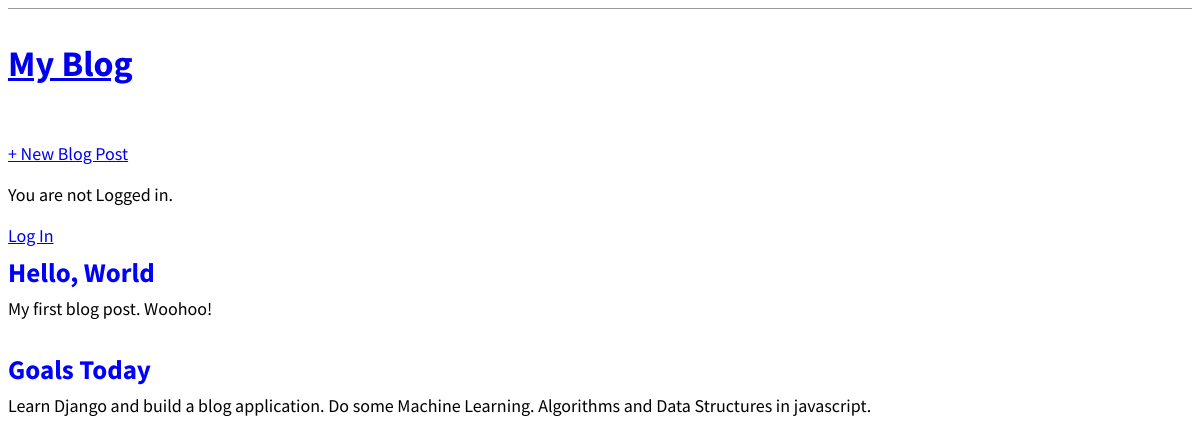
The app's page /, older data.
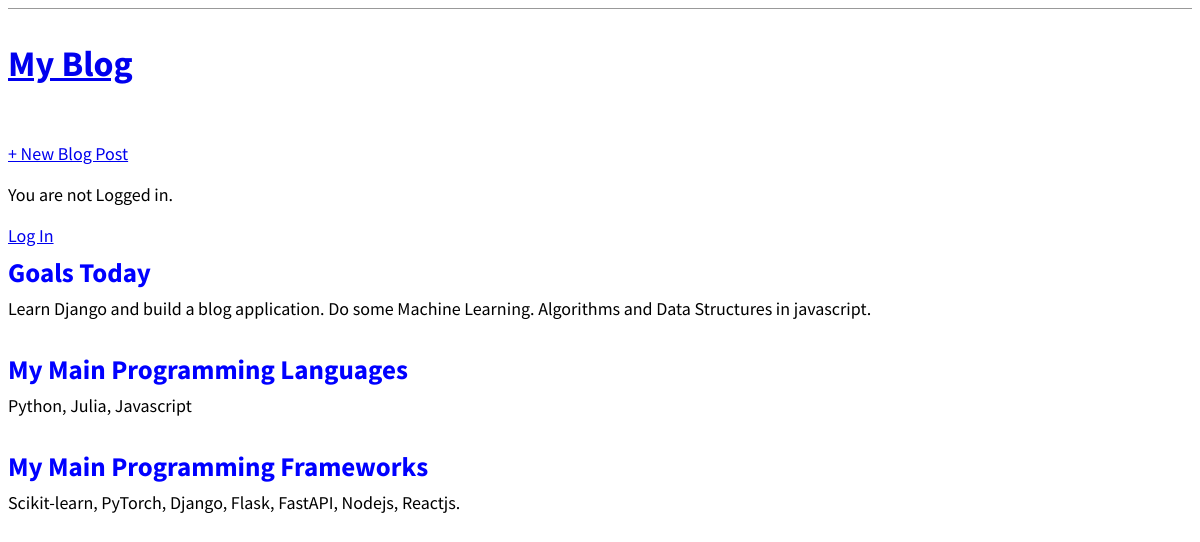
The same page, newer data.
### blog/models.py (models this page shows, shortened)
class Post(models.Model):
    title = models.CharField(max_length=200)
    author = models.ForeignKey(
        'auth.User',
        on_delete=models.CASCADE,
    )
    body = models.TextField()

### blog/views.py (the view)
# urls.py: path('', BlogListView.as_view(), name='home'),
class BlogListView(ListView):
    model = Post
    template_name = 'home.html'

### templates/home.html
{% extends 'base.html' %}
{% block content %}
{% for post in object_list %}
<div class="post-entry">
    <h2><a href="{% url 'post_detail' post.pk %}">{{ post.title }}</a></h2>
    <p>{{ post.body }}</p>
</div>
{% endfor %}
{% endblock content %}

### templates/base.html (shortened to what this page needs)
<!DOCTYPE html>
{% load static %}
<html lang="en">
<head>
    <link href="{% static 'css/base.css' %}" rel="stylesheet">
</head>
<body>
    <div>
    <header>
    </header>
    <div class="nav-left">
        <h1><a href="{% url 'home' %}"> My Blog </a></h1>
    </div>
    <div class="nav-right">
        <a href="{% url 'post_new' %}">+ New Blog Post</a>
    </div>
    {% if user.is_authenticated %}
        <p>Hi {{ user.username }}!</p>
        <p><a href="{% url 'logout' %}">Log out</a></p>
    {% else %}
        <p>You are not Logged in.</p>
        <a href="{% url 'login' %}">Log In</a>
    {% endif %}
    {% block content %}
    {% endblock content %}
    </div>
</body>
</html>

### static/css/base.css (style rules this page uses)
body { font-family: "Source Sans Pro", sans-serif; font-size: 18px; }
header { border-bottom: 1px solid #999; margin-bottom: 2rem; display: flex; }
.nav-left { margin-right: auto; }
.nav-right { display: flex; padding-top: 2rem; }
.post-entry { margin-bottom: 2rem; }
.post-entry h2 { margin: 0.5rem 0; }
.post-entry h2 a, .post-entry h2 a:visited { color: blue; text-decoration: none; }
.post-entry p { margin: 0; font-weight: 400; }

Row changes from the older to the newer data that the page shows:
removed Post: title "Hello, World", body "My first blog post. Woohoo!"
added Post: title "My Main Programming Languages", body "Python, Julia, Javascript"
added Post: title "My Main Programming Frameworks", body "Scikit-learn, PyTorch, Django, Flask, FastAPI, Nodejs, Reactjs."
